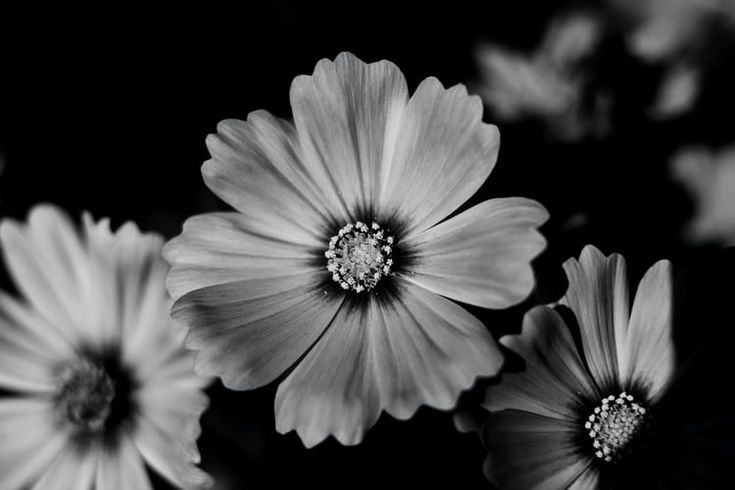
#> input picture A3/flower.jpg, 735 x 490 px
$ jupyter execute --allow-errors _CS6643_A3.ipynb
#> lines starting #> are read from the running program, lines starting #| are printed output that depends on the picture
[cell 1]
import numpy as np
import matplotlib.pyplot as plt
import cv2

# reading images, resizing
# target
o_img = cv2.imread('./flower.jpg', cv2.IMREAD_GRAYSCALE)
#> o_img: shape (490, 735); min 0, max 246, mean 69.1
r_img = cv2.resize(o_img, (256, 256))
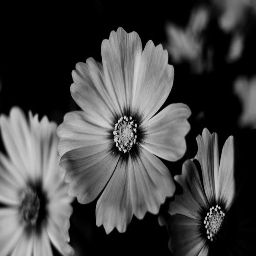
#> r_img: shape (256, 256); min 0, max 238, mean 69
im = np.array(r_img)
im_uint8 = ((im - np.min(im)) * (1/(np.max(im) - np.min(im)) * 255)).astype('uint8')
p_img = im_uint8

# source
o2_img = cv2.imread('./fog2.jpg', cv2.IMREAD_GRAYSCALE)
#> (the rest of this cell did not finish here and is left out)


$ run again, with A3/fog.jpg copied over A3/flower.jpg
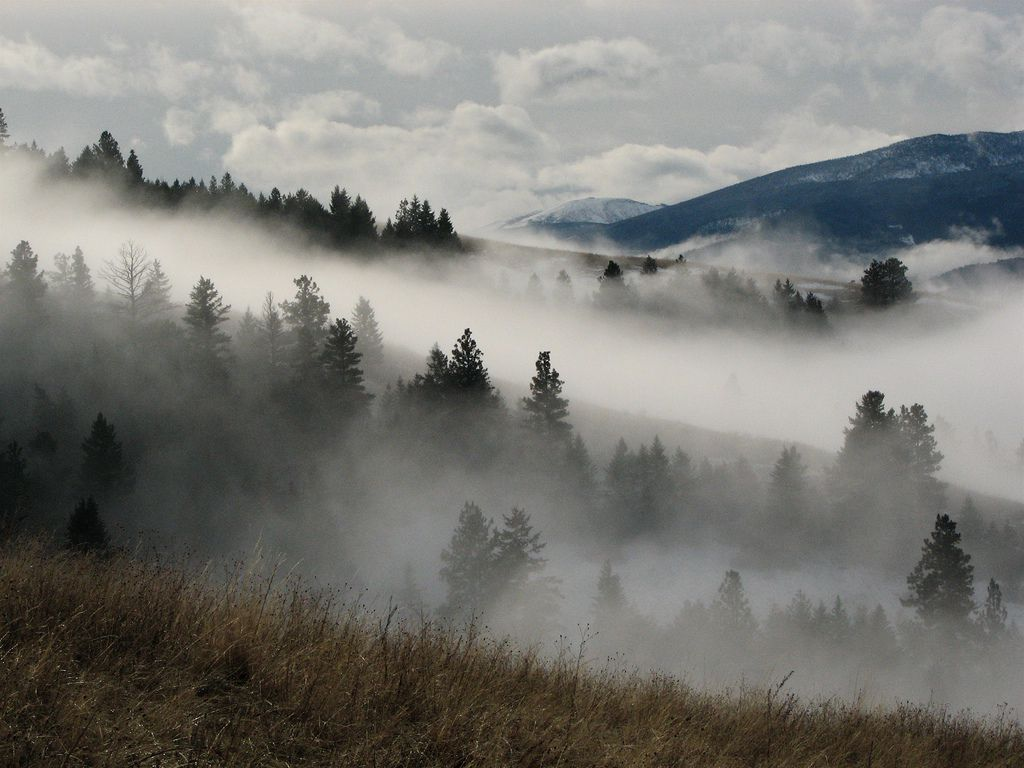
#> input picture A3/fog.jpg, 1024 x 768 px
#> `r_img = cv2.resize(o_img, (256, 256))`:
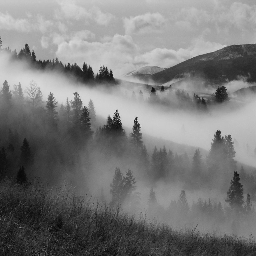
#> r_img: shape (256, 256); min 5, max 222, mean 121.4
#> `im_uint8 = ((im - np.min(im)) * (1/(np.max(im) - np.min(im)) * 255)).a..`:
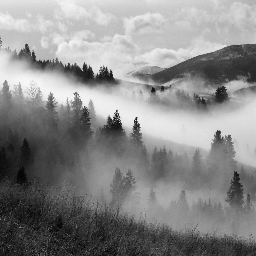
#> im_uint8: shape (256, 256); min 0, max 254, mean 136.3

$ run again, with A3/rc.jpg copied over A3/flower.jpg
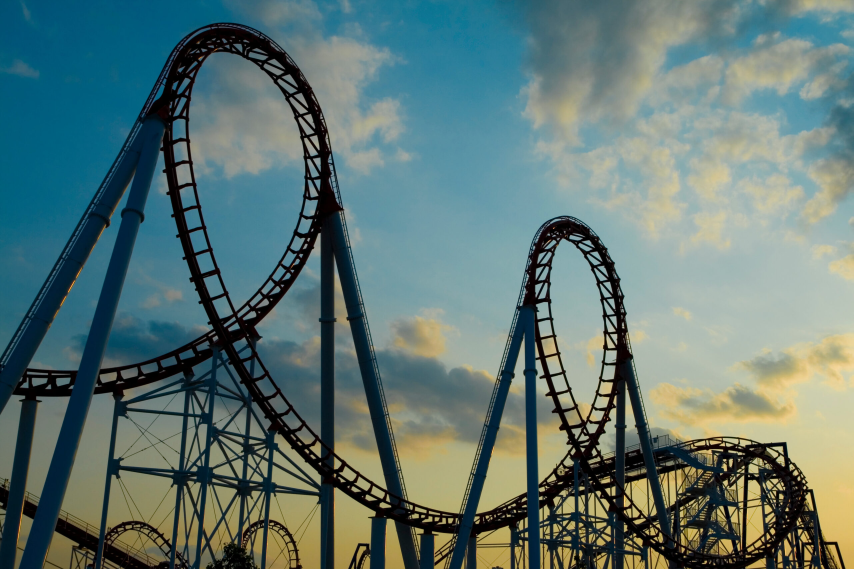
#> input picture A3/rc.jpg, 2560 x 1707 px (shown at 1/3 size)
#> `r_img = cv2.resize(o_img, (256, 256))`:
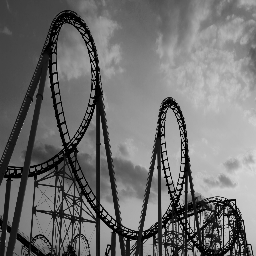
#> r_img: shape (256, 256); min 0, max 216, mean 111.1
#> `im_uint8 = ((im - np.min(im)) * (1/(np.max(im) - np.min(im)) * 255)).a..`:
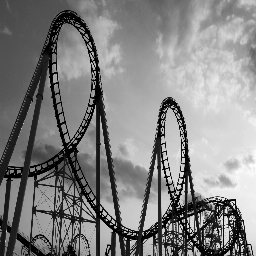
#> im_uint8: shape (256, 256); min 0, max 255, mean 130.7
